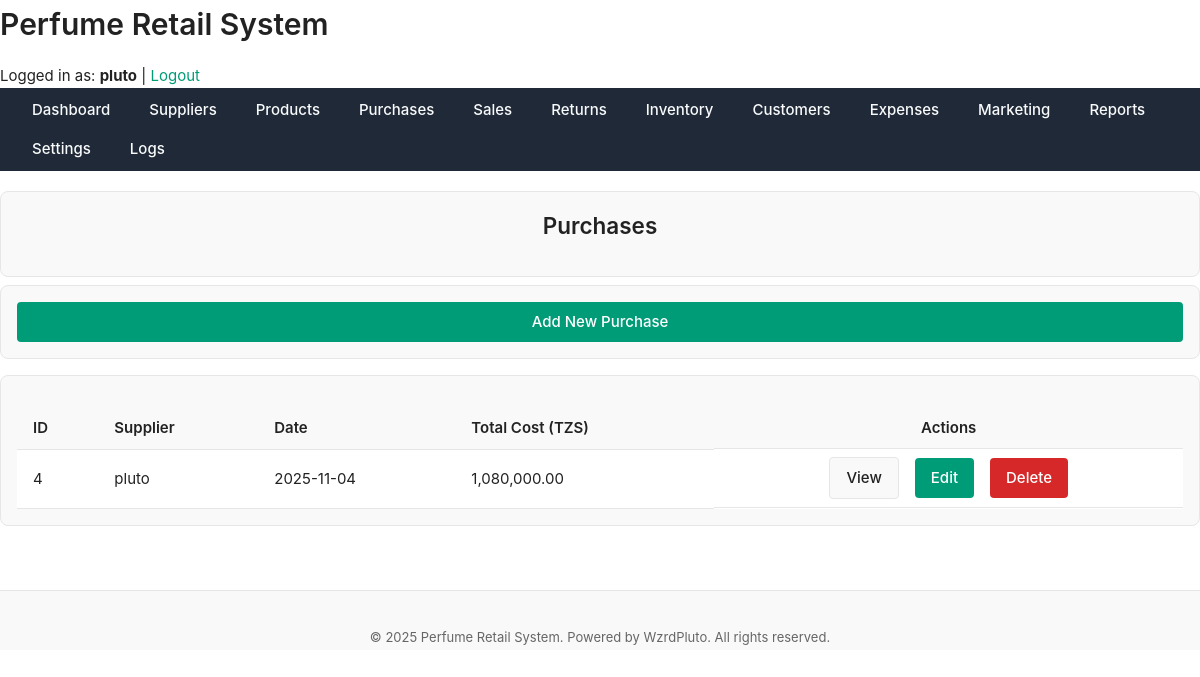
/public/purchases/index.php (signed in), run on an earlier commit of the app's database.
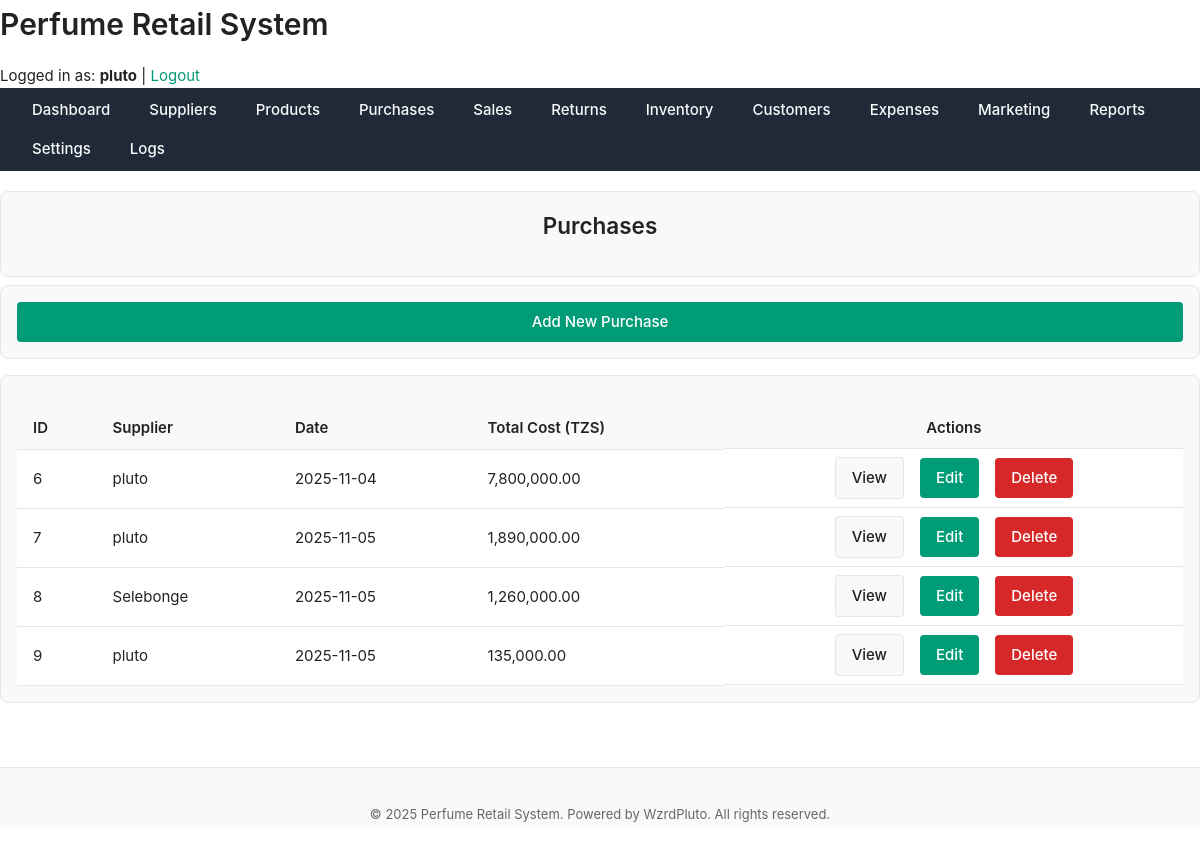
And on a later commit of the database.
### tables this page shows
CREATE TABLE `purchases` (
  `purchase_id` int(11) NOT NULL,
  `supplier_id` int(11) NOT NULL,
  `invoice_number` varchar(50) DEFAULT NULL,
  `total_cost` decimal(12,2) DEFAULT NULL,
  `purchase_date` date DEFAULT NULL,
  `payment_method` enum('cash','bank','credit') DEFAULT NULL,
  `created_at` datetime DEFAULT current_timestamp()
);

CREATE TABLE `suppliers` (
  `supplier_id` int(11) NOT NULL,
  `name` varchar(150) NOT NULL,
  `contact_person` varchar(100) DEFAULT NULL,
  `phone` varchar(50) DEFAULT NULL,
  `email` varchar(100) DEFAULT NULL,
  `address` text DEFAULT NULL,
  `reliability_score` decimal(4,2) DEFAULT 0.00,
  `created_at` datetime DEFAULT current_timestamp()
);

### includes/functions.php (called while the page is built, shortened)
<?php
function get_all_purchases($pdo, $filters = []) {
    $sql = "SELECT p.*, s.name AS supplier_name
            FROM purchases p
            JOIN suppliers s ON p.supplier_id = s.supplier_id
            WHERE 1";
    $params = [];
    $stmt = $pdo->prepare($sql);
    $stmt->execute($params);
    return $stmt->fetchAll(PDO::FETCH_ASSOC);
}

### public/purchases/index.php (the view, shortened to what this page needs)
<?php
require_once '../../includes/functions.php';
$purchases = get_all_purchases($pdo);
include '../../includes/header.php';
?>
<main class="main-content">
    <div class="card mb-sm" style="display:flex; justify-content:space-between; align-items:center;">
        <h2>Purchases</h2>
    </div>
    <div class="card mb-md flex end">
        <a href="add.php" class="btn btn-primary">Add New Purchase</a>
    </div>
    <div class="card">
        <table class="table">
            <thead>
                <tr>
                    <th>ID</th>
                    <th>Supplier</th>
                    <th>Date</th>
                    <th>Total Cost (TZS)</th>
                    <th class="center">Actions</th>
                </tr>
            </thead>
            <tbody>
                <?php if ($purchases): ?>
                    <?php foreach ($purchases as $p): ?>
                        <tr>
                            <td><?= htmlspecialchars($p['purchase_id']) ?></td>
                            <td><?= htmlspecialchars($p['supplier_name']) ?></td>
                            <td><?= htmlspecialchars($p['purchase_date']) ?></td>
                            <td><?= number_format($p['total_cost'], 2) ?></td>
                            <td class="flex center gap-md">
                                <a href="view.php?id=<?= $p['purchase_id'] ?>" class="btn btn-secondary">View</a>
                                <a href="edit.php?id=<?= $p['purchase_id'] ?>" class="btn btn-primary">Edit</a>
                                <a href="delete.php?id=<?= $p['purchase_id'] ?>" class="btn btn-danger"
                                   onclick="return confirm('Are you sure you want to delete this purchase?');">
                                   Delete
                                </a>
                            </td>
                        </tr>
                    <?php endforeach; ?>
                <?php else: ?>
                    <tr>
                        <td colspan="5" class="center text-muted">No purchases found.</td>
                    </tr>
                <?php endif; ?>
            </tbody>
        </table>
    </div>
</main>
<?php include '../../includes/footer.php'; ?>

What changed in the data, as far as the page shows it:
removed purchases: purchase_id "4", supplier.name "pluto", purchase_date "2025-11-04", total_cost "1,080,000.00"
added purchases: purchase_id "6", supplier.name "pluto", purchase_date "2025-11-04", total_cost "7,800,000.00"
added purchases: purchase_id "7", supplier.name "pluto", purchase_date "2025-11-05", total_cost "1,890,000.00"
added purchases: purchase_id "8", supplier.name "Selebonge", purchase_date "2025-11-05", total_cost "1,260,000.00"
added purchases: purchase_id "9", supplier.name "pluto", purchase_date "2025-11-05", total_cost "135,000.00"
